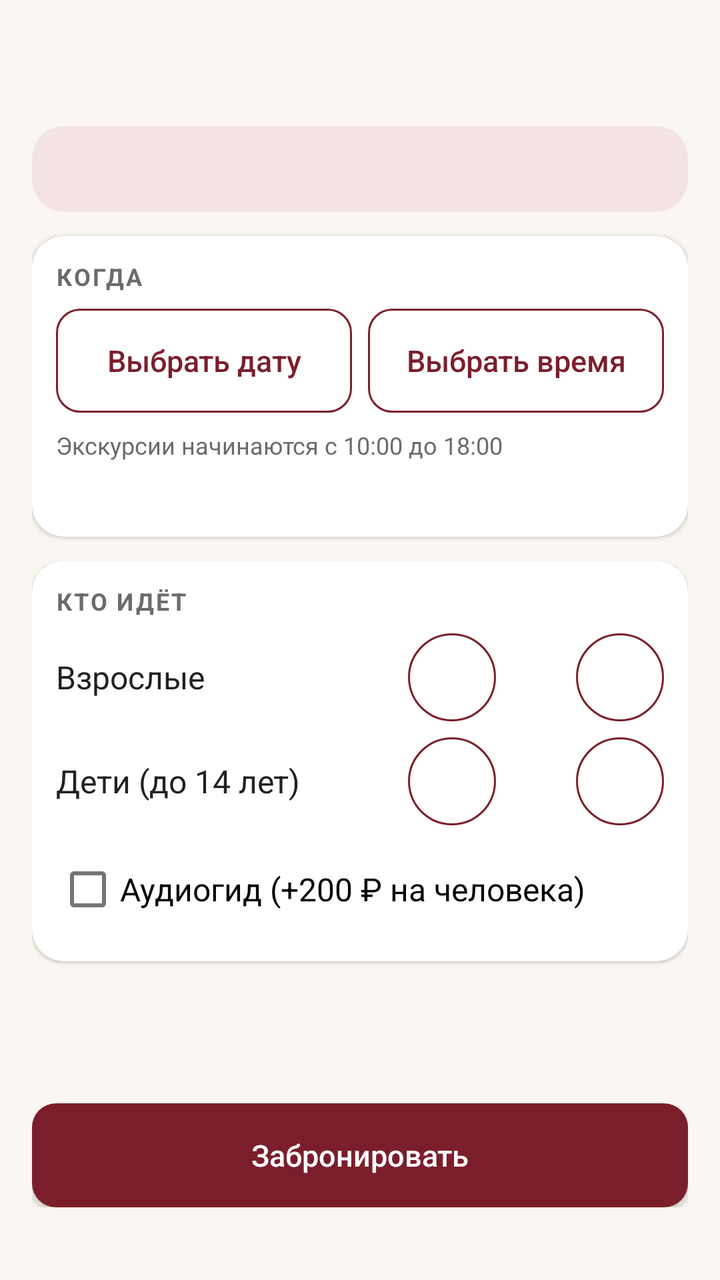
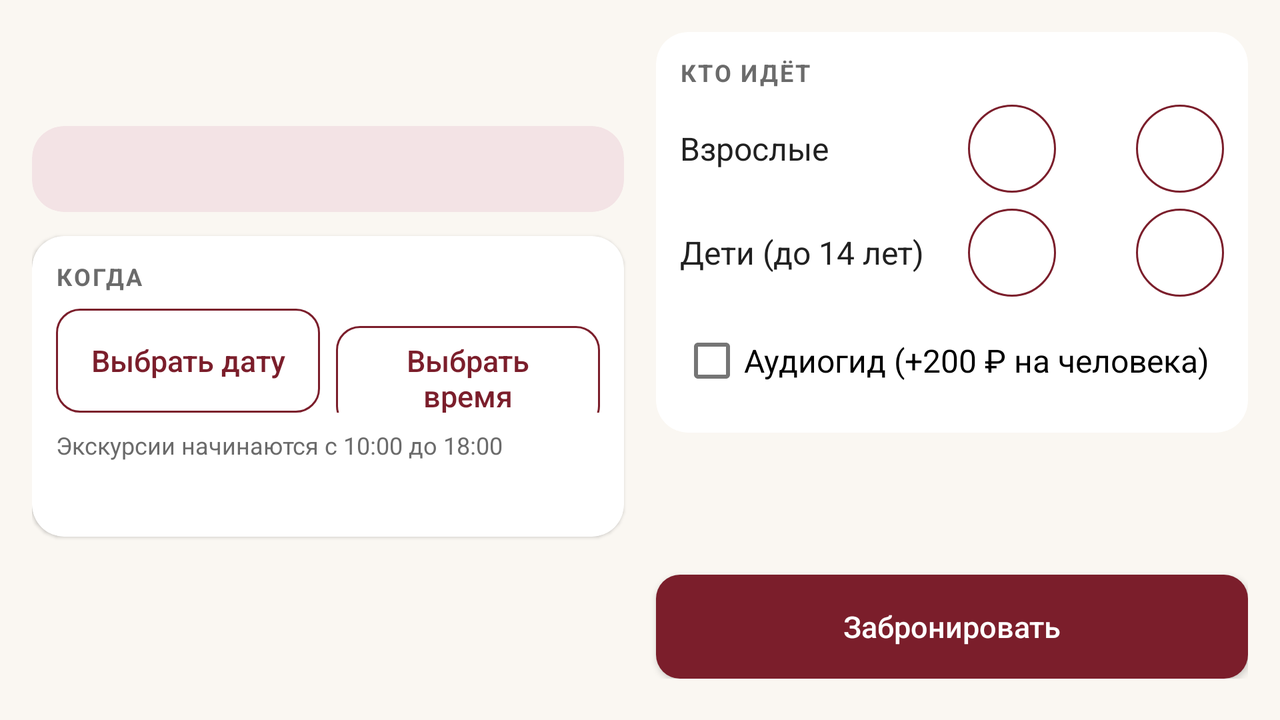

One screen, two layout resources from the same app: the default and the repository's alternative for another configuration. Each is rendered where Android would select it; the XML of both is given below.
<!-- AndroidManifest.xml: application theme Theme.Museum -->
<!-- res/layout/activity_booking.xml -->
<?xml version="1.0" encoding="utf-8"?>
<ScrollView xmlns:android="http://schemas.android.com/apk/res/android"
    xmlns:app="http://schemas.android.com/apk/res-auto"
    android:layout_width="match_parent"
    android:layout_height="match_parent">

    <androidx.constraintlayout.widget.ConstraintLayout
        android:layout_width="match_parent"
        android:layout_height="wrap_content"
        android:padding="@dimen/padding_screen">

        <TextView
            android:id="@+id/tvTourTitle"
            style="@style/HeaderText"
            android:layout_width="0dp"
            android:layout_height="wrap_content"
            app:layout_constraintEnd_toEndOf="parent"
            app:layout_constraintStart_toStartOf="parent"
            app:layout_constraintTop_toTopOf="parent" />

        <com.google.android.material.card.MaterialCardView
            android:id="@+id/cardInfo"
            android:layout_width="0dp"
            android:layout_height="wrap_content"
            android:layout_marginTop="@dimen/margin_medium"
            app:cardBackgroundColor="@color/primary_soft"
            app:cardElevation="0dp"
            app:layout_constraintEnd_toEndOf="parent"
            app:layout_constraintStart_toStartOf="parent"
            app:layout_constraintTop_toBottomOf="@id/tvTourTitle">

            <TextView
                android:id="@+id/tvTourInfo"
                style="@style/BodyText"
                android:layout_width="match_parent"
                android:layout_height="wrap_content"
                android:lineSpacingExtra="4dp"
                android:padding="@dimen/card_padding"
                android:textColor="@color/text_primary" />
        </com.google.android.material.card.MaterialCardView>

        <com.google.android.material.card.MaterialCardView
            android:id="@+id/cardWhen"
            android:layout_width="0dp"
            android:layout_height="wrap_content"
            android:layout_marginTop="@dimen/margin_medium"
            app:layout_constraintEnd_toEndOf="parent"
            app:layout_constraintStart_toStartOf="parent"
            app:layout_constraintTop_toBottomOf="@id/cardInfo">

            <LinearLayout
                android:layout_width="match_parent"
                android:layout_height="wrap_content"
                android:orientation="vertical"
                android:padding="@dimen/card_padding">

                <TextView
                    style="@style/SectionTitle"
                    android:layout_width="wrap_content"
                    android:layout_height="wrap_content"
                    android:text="@string/section_when" />

                
                <LinearLayout
                    android:layout_width="match_parent"
                    android:layout_height="wrap_content"
                    android:layout_marginTop="@dimen/margin_small"
                    android:orientation="horizontal">

                    <com.google.android.material.button.MaterialButton
                        android:id="@+id/btnDate"
                        style="@style/MuseumButton.Outlined"
                        android:layout_width="0dp"
                        android:layout_height="wrap_content"
                        android:layout_marginEnd="@dimen/margin_tiny"
                        android:layout_weight="1"
                        android:text="@string/btn_choose_date"
                        app:icon="@drawable/ic_tour" />

                    <com.google.android.material.button.MaterialButton
                        android:id="@+id/btnTime"
                        style="@style/MuseumButton.Outlined"
                        android:layout_width="0dp"
                        android:layout_height="wrap_content"
                        android:layout_marginStart="@dimen/margin_tiny"
                        android:layout_weight="1"
                        android:text="@string/btn_choose_time"
                        app:icon="@drawable/ic_time" />
                </LinearLayout>

                <TextView
                    android:id="@+id/tvWorkHours"
                    style="@style/SmallText"
                    android:layout_width="match_parent"
                    android:layout_height="wrap_content"
                    android:layout_marginTop="@dimen/margin_small"
                    android:text="@string/work_hours" />

                
                <TextView
                    android:id="@+id/tvFreeSeats"
                    style="@style/SubtitleText"
                    android:layout_width="match_parent"
                    android:layout_height="wrap_content"
                    android:layout_marginTop="@dimen/margin_tiny"
                    android:textStyle="bold" />
            </LinearLayout>
        </com.google.android.material.card.MaterialCardView>

        <com.google.android.material.card.MaterialCardView
            android:id="@+id/cardWho"
            android:layout_width="0dp"
            android:layout_height="wrap_content"
            android:layout_marginTop="@dimen/margin_medium"
            app:layout_constraintEnd_toEndOf="parent"
            app:layout_constraintStart_toStartOf="parent"
            app:layout_constraintTop_toBottomOf="@id/cardWhen">

            <LinearLayout
                android:layout_width="match_parent"
                android:layout_height="wrap_content"
                android:orientation="vertical"
                android:padding="@dimen/card_padding">

                <TextView
                    style="@style/SectionTitle"
                    android:layout_width="wrap_content"
                    android:layout_height="wrap_content"
                    android:layout_marginBottom="@dimen/margin_small"
                    android:text="@string/section_who" />

            <LinearLayout
                android:id="@+id/rowAdults"
                android:layout_width="match_parent"
                android:layout_height="wrap_content"
                android:gravity="center_vertical"
                android:orientation="horizontal">

                <TextView
                    style="@style/SubtitleText"
                    android:layout_width="0dp"
                    android:layout_height="wrap_content"
                    android:layout_weight="1"
                    android:text="@string/label_adults" />

                <com.google.android.material.button.MaterialButton
                    android:id="@+id/btnAdultsMinus"
                    style="@style/CounterButton"
                    android:contentDescription="@string/btn_minus"
                    app:icon="@drawable/ic_remove" />

                <TextView
                    android:id="@+id/tvAdults"
                    style="@style/TitleText"
                    android:layout_width="@dimen/counter_text_width"
                    android:layout_height="wrap_content"
                    android:gravity="center" />

                <com.google.android.material.button.MaterialButton
                    android:id="@+id/btnAdultsPlus"
                    style="@style/CounterButton"
                    android:contentDescription="@string/btn_plus"
                    app:icon="@drawable/ic_add" />
            </LinearLayout>
            <LinearLayout
                android:id="@+id/rowChildren"
                android:layout_width="match_parent"
                android:layout_height="wrap_content"
                android:gravity="center_vertical"
                android:orientation="horizontal"
                android:layout_marginTop="@dimen/margin_small">

                <TextView
                    style="@style/SubtitleText"
                    android:layout_width="0dp"
                    android:layout_height="wrap_content"
                    android:layout_weight="1"
                    android:text="@string/label_children" />

                <com.google.android.material.button.MaterialButton
                    android:id="@+id/btnChildrenMinus"
                    style="@style/CounterButton"
                    android:contentDescription="@string/btn_minus"
                    app:icon="@drawable/ic_remove" />

                <TextView
                    android:id="@+id/tvChildren"
                    style="@style/TitleText"
                    android:layout_width="@dimen/counter_text_width"
                    android:layout_height="wrap_content"
                    android:gravity="center" />

                <com.google.android.material.button.MaterialButton
                    android:id="@+id/btnChildrenPlus"
                    style="@style/CounterButton"
                    android:contentDescription="@string/btn_plus"
                    app:icon="@drawable/ic_add" />
            </LinearLayout>

                <CheckBox
                    android:id="@+id/cbAudioGuide"
                    android:layout_width="match_parent"
                    android:layout_height="wrap_content"
                    android:layout_marginTop="@dimen/margin_small"
                    android:text="@string/label_audio_guide"
                    android:textSize="@dimen/text_subtitle" />
            </LinearLayout>
        </com.google.android.material.card.MaterialCardView>

        
        <TextView
            android:id="@+id/tvTotal"
            style="@style/HeaderText"
            android:layout_width="0dp"
            android:layout_height="wrap_content"
            android:layout_marginTop="@dimen/margin_large"
            android:gravity="center"
            app:layout_constraintEnd_toEndOf="parent"
            app:layout_constraintStart_toStartOf="parent"
            app:layout_constraintTop_toBottomOf="@id/cardWho" />

        <com.google.android.material.button.MaterialButton
            android:id="@+id/btnBook"
            android:layout_width="0dp"
            android:layout_height="wrap_content"
            android:layout_marginTop="@dimen/margin_medium"
            android:text="@string/btn_confirm_booking"
            app:layout_constraintEnd_toEndOf="parent"
            app:layout_constraintStart_toStartOf="parent"
            app:layout_constraintTop_toBottomOf="@id/tvTotal" />
    </androidx.constraintlayout.widget.ConstraintLayout>
</ScrollView>
<!-- resources referenced by this layout -->
<resources>
  <color name="primary_soft">#F3E3E5</color>
  <color name="text_primary">#212121</color>
  <dimen name="card_padding">12dp</dimen>
  <dimen name="counter_text_width">40dp</dimen>
  <dimen name="margin_large">24dp</dimen>
  <dimen name="margin_medium">12dp</dimen>
  <dimen name="margin_small">8dp</dimen>
  <dimen name="margin_tiny">4dp</dimen>
  <dimen name="padding_screen">16dp</dimen>
  <dimen name="text_subtitle">16sp</dimen>
  <string name="btn_choose_date">Выбрать дату</string>
  <string name="btn_choose_time">Выбрать время</string>
  <string name="btn_confirm_booking">Забронировать</string>
  <string name="btn_minus">Убрать одного</string>
  <string name="btn_plus">Добавить одного</string>
  <string name="label_adults">Взрослые</string>
  <string name="label_audio_guide">Аудиогид (+200 ₽ на человека)</string>
  <string name="label_children">Дети (до 14 лет)</string>
  <string name="section_when">Когда</string>
  <string name="section_who">Кто идёт</string>
  <string name="work_hours">Экскурсии начинаются с 10:00 до 18:00</string>
  <style name="BodyText">
          <item name="android:textSize">@dimen/text_body</item>
          <item name="android:textColor">@color/text_secondary</item>
          <item name="android:lineSpacingExtra">2dp</item>
      </style>
  <style name="HeaderText">
          <item name="android:textSize">@dimen/text_header</item>
          <item name="android:textStyle">bold</item>
          <item name="android:textColor">@color/primary</item>
      </style>
  <style name="SmallText">
          <item name="android:textSize">@dimen/text_small</item>
          <item name="android:textColor">@color/text_secondary</item>
      </style>
  <style name="SubtitleText">
          <item name="android:textSize">@dimen/text_subtitle</item>
          <item name="android:textColor">@color/text_primary</item>
      </style>
  <style name="TitleText">
          <item name="android:textSize">@dimen/text_title</item>
          <item name="android:textStyle">bold</item>
          <item name="android:textColor">@color/text_primary</item>
      </style>
  <style name="Theme.Museum" parent="Base.Theme.Museum" />
  <dimen name="text_body">14sp</dimen>
  <color name="text_secondary">#6B6B6B</color>
  <dimen name="counter_button">44dp</dimen>
  <dimen name="counter_corner">22dp</dimen>
  <color name="primary">#7B1E2B</color>
  <dimen name="text_header">26sp</dimen>
  <dimen name="text_button">15sp</dimen>
  <dimen name="button_height">52dp</dimen>
  <dimen name="corner_button">12dp</dimen>
  <dimen name="text_small">12sp</dimen>
  <dimen name="text_title">20sp</dimen>
  <color name="primary_dark">#5A121E</color>
  <color name="on_primary">#FFFFFF</color>
  <color name="accent">#C9A227</color>
  <color name="accent_dark">#9E7E14</color>
  <color name="on_accent">#000000</color>
  <color name="card_background">#FFFFFF</color>
  <color name="background">#FAF7F2</color>
  <style name="MuseumButton.Text" parent="Widget.MaterialComponents.Button.TextButton">
          <item name="android:textAllCaps">false</item>
          <item name="android:letterSpacing">0</item>
          <item name="android:textSize">@dimen/text_button</item>
      </style>
  <style name="MuseumActionBar" parent="Widget.MaterialComponents.Light.ActionBar.Solid">
          <item name="background">@color/primary_toolbar</item>
          <item name="elevation">0dp</item>
          <item name="titleTextStyle">@style/MuseumActionBarTitle</item>
      </style>
  <dimen name="corner_input">12dp</dimen>
  <dimen name="card_corner">16dp</dimen>
  <dimen name="card_elevation">1dp</dimen>
  <color name="primary_toolbar">#7B1E2B</color>
  <style name="MuseumActionBarTitle" parent="TextAppearance.AppCompat.Widget.ActionBar.Title">
          <item name="android:textColor">@color/on_toolbar</item>
      </style>
  <color name="on_toolbar">#FFFFFF</color>
  <!-- some entries are left out for length -->
</resources>
<!-- res/layout-land/activity_booking.xml (the repository's variant of the layout above) -->
<!-- drawn on the phone turned sideways -->
<?xml version="1.0" encoding="utf-8"?>
<ScrollView xmlns:android="http://schemas.android.com/apk/res/android"
    xmlns:app="http://schemas.android.com/apk/res-auto"
    android:layout_width="match_parent"
    android:layout_height="match_parent">

    <androidx.constraintlayout.widget.ConstraintLayout
        android:layout_width="match_parent"
        android:layout_height="wrap_content"
        android:padding="@dimen/padding_screen">

        <androidx.constraintlayout.widget.Guideline
            android:id="@+id/guideCenter"
            android:layout_width="wrap_content"
            android:layout_height="wrap_content"
            android:orientation="vertical"
            app:layout_constraintGuide_percent="0.5" />

        <TextView
            android:id="@+id/tvTourTitle"
            style="@style/HeaderText"
            android:layout_width="0dp"
            android:layout_height="wrap_content"
            app:layout_constraintEnd_toStartOf="@id/guideCenter"
            app:layout_constraintStart_toStartOf="parent"
            android:layout_marginEnd="@dimen/margin_small"
            app:layout_constraintTop_toTopOf="parent" />

        <com.google.android.material.card.MaterialCardView
            android:id="@+id/cardInfo"
            android:layout_width="0dp"
            android:layout_height="wrap_content"
            android:layout_marginTop="@dimen/margin_medium"
            app:cardBackgroundColor="@color/primary_soft"
            app:cardElevation="0dp"
            app:layout_constraintEnd_toStartOf="@id/guideCenter"
            app:layout_constraintStart_toStartOf="parent"
            android:layout_marginEnd="@dimen/margin_small"
            app:layout_constraintTop_toBottomOf="@id/tvTourTitle">

            <TextView
                android:id="@+id/tvTourInfo"
                style="@style/BodyText"
                android:layout_width="match_parent"
                android:layout_height="wrap_content"
                android:lineSpacingExtra="4dp"
                android:padding="@dimen/card_padding"
                android:textColor="@color/text_primary" />
        </com.google.android.material.card.MaterialCardView>

        <com.google.android.material.card.MaterialCardView
            android:id="@+id/cardWhen"
            android:layout_width="0dp"
            android:layout_height="wrap_content"
            android:layout_marginTop="@dimen/margin_medium"
            app:layout_constraintEnd_toStartOf="@id/guideCenter"
            app:layout_constraintStart_toStartOf="parent"
            android:layout_marginEnd="@dimen/margin_small"
            app:layout_constraintTop_toBottomOf="@id/cardInfo">

            <LinearLayout
                android:layout_width="match_parent"
                android:layout_height="wrap_content"
                android:orientation="vertical"
                android:padding="@dimen/card_padding">

                <TextView
                    style="@style/SectionTitle"
                    android:layout_width="wrap_content"
                    android:layout_height="wrap_content"
                    android:text="@string/section_when" />

                
                <LinearLayout
                    android:layout_width="match_parent"
                    android:layout_height="wrap_content"
                    android:layout_marginTop="@dimen/margin_small"
                    android:orientation="horizontal">

                    <com.google.android.material.button.MaterialButton
                        android:id="@+id/btnDate"
                        style="@style/MuseumButton.Outlined"
                        android:layout_width="0dp"
                        android:layout_height="wrap_content"
                        android:layout_marginEnd="@dimen/margin_tiny"
                        android:layout_weight="1"
                        android:text="@string/btn_choose_date"
                        app:icon="@drawable/ic_tour" />

                    <com.google.android.material.button.MaterialButton
                        android:id="@+id/btnTime"
                        style="@style/MuseumButton.Outlined"
                        android:layout_width="0dp"
                        android:layout_height="wrap_content"
                        android:layout_marginStart="@dimen/margin_tiny"
                        android:layout_weight="1"
                        android:text="@string/btn_choose_time"
                        app:icon="@drawable/ic_time" />
                </LinearLayout>

                <TextView
                    android:id="@+id/tvWorkHours"
                    style="@style/SmallText"
                    android:layout_width="match_parent"
                    android:layout_height="wrap_content"
                    android:layout_marginTop="@dimen/margin_small"
                    android:text="@string/work_hours" />

                
                <TextView
                    android:id="@+id/tvFreeSeats"
                    style="@style/SubtitleText"
                    android:layout_width="match_parent"
                    android:layout_height="wrap_content"
                    android:layout_marginTop="@dimen/margin_tiny"
                    android:textStyle="bold" />
            </LinearLayout>
        </com.google.android.material.card.MaterialCardView>

        <com.google.android.material.card.MaterialCardView
            android:id="@+id/cardWho"
            android:layout_width="0dp"
            android:layout_height="wrap_content"
            app:layout_constraintEnd_toEndOf="parent"
            app:layout_constraintStart_toEndOf="@id/guideCenter"
            android:layout_marginStart="@dimen/margin_small"
            app:layout_constraintTop_toTopOf="parent">

            <LinearLayout
                android:layout_width="match_parent"
                android:layout_height="wrap_content"
                android:orientation="vertical"
                android:padding="@dimen/card_padding">

                <TextView
                    style="@style/SectionTitle"
                    android:layout_width="wrap_content"
                    android:layout_height="wrap_content"
                    android:layout_marginBottom="@dimen/margin_small"
                    android:text="@string/section_who" />

            <LinearLayout
                android:id="@+id/rowAdults"
                android:layout_width="match_parent"
                android:layout_height="wrap_content"
                android:gravity="center_vertical"
                android:orientation="horizontal">

                <TextView
                    style="@style/SubtitleText"
                    android:layout_width="0dp"
                    android:layout_height="wrap_content"
                    android:layout_weight="1"
                    android:text="@string/label_adults" />

                <com.google.android.material.button.MaterialButton
                    android:id="@+id/btnAdultsMinus"
                    style="@style/CounterButton"
                    android:contentDescription="@string/btn_minus"
                    app:icon="@drawable/ic_remove" />

                <TextView
                    android:id="@+id/tvAdults"
                    style="@style/TitleText"
                    android:layout_width="@dimen/counter_text_width"
                    android:layout_height="wrap_content"
                    android:gravity="center" />

                <com.google.android.material.button.MaterialButton
                    android:id="@+id/btnAdultsPlus"
                    style="@style/CounterButton"
                    android:contentDescription="@string/btn_plus"
                    app:icon="@drawable/ic_add" />
            </LinearLayout>
            <LinearLayout
                android:id="@+id/rowChildren"
                android:layout_width="match_parent"
                android:layout_height="wrap_content"
                android:gravity="center_vertical"
                android:orientation="horizontal"
                android:layout_marginTop="@dimen/margin_small">

                <TextView
                    style="@style/SubtitleText"
                    android:layout_width="0dp"
                    android:layout_height="wrap_content"
                    android:layout_weight="1"
                    android:text="@string/label_children" />

                <com.google.android.material.button.MaterialButton
                    android:id="@+id/btnChildrenMinus"
                    style="@style/CounterButton"
                    android:contentDescription="@string/btn_minus"
                    app:icon="@drawable/ic_remove" />

                <TextView
                    android:id="@+id/tvChildren"
                    style="@style/TitleText"
                    android:layout_width="@dimen/counter_text_width"
                    android:layout_height="wrap_content"
                    android:gravity="center" />

                <com.google.android.material.button.MaterialButton
                    android:id="@+id/btnChildrenPlus"
                    style="@style/CounterButton"
                    android:contentDescription="@string/btn_plus"
                    app:icon="@drawable/ic_add" />
            </LinearLayout>

                <CheckBox
                    android:id="@+id/cbAudioGuide"
                    android:layout_width="match_parent"
                    android:layout_height="wrap_content"
                    android:layout_marginTop="@dimen/margin_small"
                    android:text="@string/label_audio_guide"
                    android:textSize="@dimen/text_subtitle" />
            </LinearLayout>
        </com.google.android.material.card.MaterialCardView>

        
        <TextView
            android:id="@+id/tvTotal"
            style="@style/HeaderText"
            android:layout_width="0dp"
            android:layout_height="wrap_content"
            android:layout_marginTop="@dimen/margin_large"
            android:gravity="center"
            app:layout_constraintEnd_toEndOf="parent"
            app:layout_constraintStart_toEndOf="@id/guideCenter"
            android:layout_marginStart="@dimen/margin_small"
            app:layout_constraintTop_toBottomOf="@id/cardWho" />

        <com.google.android.material.button.MaterialButton
            android:id="@+id/btnBook"
            android:layout_width="0dp"
            android:layout_height="wrap_content"
            android:layout_marginTop="@dimen/margin_medium"
            android:text="@string/btn_confirm_booking"
            app:layout_constraintEnd_toEndOf="parent"
            app:layout_constraintStart_toEndOf="@id/guideCenter"
            android:layout_marginStart="@dimen/margin_small"
            app:layout_constraintTop_toBottomOf="@id/tvTotal" />
    </androidx.constraintlayout.widget.ConstraintLayout>
</ScrollView>
